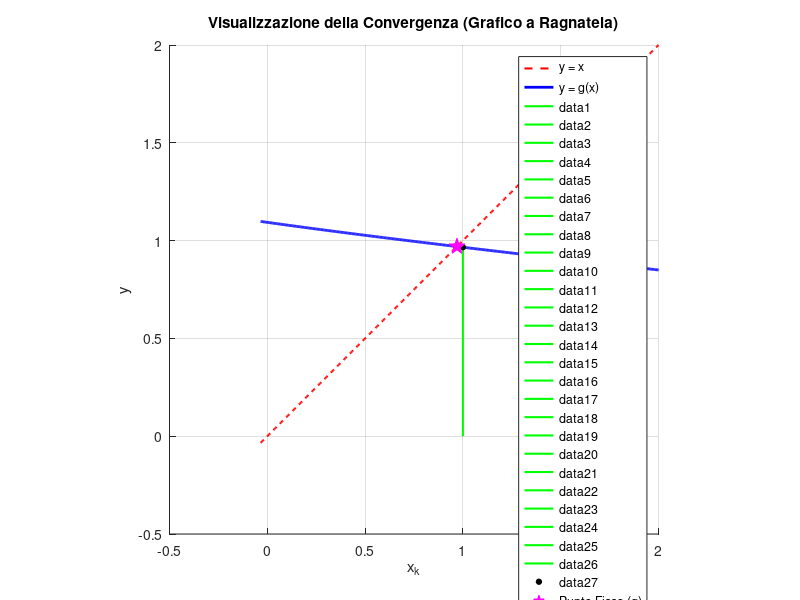

This chart was generated by the following MATLAB code:
% =========================================================================
% METODO DEL PUNTO FISSO CON GRAFICO A RAGNATELA (COBWEB PLOT)
% =========================================================================
clear; clc; close all;
format long; % Imposta la visualizzazione interna di MATLAB ad alta precisione

% 1. DEFINIZIONE DELLA FUNZIONE g(x)
g = @(x) nthroot(-log(x+2)+2, 3);

% 2. PARAMETRI DI INPUT
x0 = 1;           % Punto iniziale
tol = 1e-12;      % Tolleranza ad alta precisione
max_iter = 40;    % Numero massimo di iterazioni per il grafico

% 3. ALLOCAZIONE VETTORI PER MEMORIZZARE I PASSI
X = zeros(1, max_iter);
X(1) = x0;
iter = 0;
errore = Inf;

% =========================================================================
% 4. LOOP ITERATIVO (Sostituito con controllo di divergenza)
% =========================================================================
diverge = false; % Variabile bandiera (flag) per tracciare la divergenza

while (errore > tol) && (iter < max_iter-1)
    iter = iter + 1;
    prossimo_x = g(X(iter));
    
    % CONTROLLO DI SICUREZZA 1: Se il valore è Inf, NaN o sta esplodendo numericamente
    if isnan(prossimo_x) || isinf(prossimo_x) || abs(prossimo_x) > 1e10
        diverge = true;
        break; % Interrompe immediatamente il ciclo while
    end
    
    X(iter+1) = prossimo_x;
    
    % CONTROLLO DI SICUREZZA 2: se l'errore attuale è molto più grande 
    % del precedente, il metodo sta chiaramente scappando via (divergendo)
    nuovo_errore = abs(X(iter+1) - X(iter));
    if iter > 1 && nuovo_errore > errore * 10 
        diverge = true;
        errore = nuovo_errore;
        break;
    end
    
    errore = nuovo_errore;
end

% Tagliamo i vettori alle iterazioni effettivamente calcolate
X = X(1:iter+1);

% Stampa dei risultati nella Command Window (Mostra 12 cifre decimali)
fprintf('---------------------------------------------------\n');
if diverge
    warning('ATTENZIONE: Il metodo sta DIVERGENDO violentemente!');
    fprintf('Il calcolo è stato arrestato per evitare errori numerici alla iterazione %d.\n', iter);
elseif iter >= max_iter-1 && errore > tol
    warning('Il metodo non è giunto a convergenza nel numero massimo di iterazioni consentite.');
    fprintf('Ultimo valore calcolato: %1.12f (Errore rimasto: %1.2e)\n', X(end), errore);
else
    fprintf('Il metodo è CONVERSO con successo!\n');
    fprintf('Punto fisso trovato: %1.12f in %d iterazioni.\n', X(end), iter);
end
fprintf('---------------------------------------------------\n');

% =========================================================================
% 5. PARTE GRAFICA
% =========================================================================
figure('Name', 'Analisi di Convergenza - Punto Fisso', 'NumberTitle', 'off');
hold on; grid on;

% Definiamo un intervallo di assi appropriato intorno allo zero trovato
%xmin = max(min(X) - 1, -1.99);
xmin = max(min(X) - 1, -1.99); % Impedisce di andare sotto -2 (Condizioni di Esistenza)
xmax = max(X) + 1;
x_plot = linspace(xmin, xmax, 500);

% Disegno la bisettrice y = x (in rosso tratteggiato)
plot(x_plot, x_plot, 'r--', 'LineWidth', 1.5, 'DisplayName', 'y = x');

% Disegno la curva y = g(x) (in blu)
plot(x_plot, g(x_plot), 'b-', 'LineWidth', 2, 'DisplayName', 'y = g(x)');

% Disegno l'andamento iterativo (La Ragnatela)
for k = 1:iter
    % Segmento verticale: da (x_k, x_k) a (x_k, x_k+1) cioè su y=g(x)
    if k == 1
        plot([X(k), X(k)], [0, X(k+1)], 'g-', 'LineWidth', 1.5); 
    else
        plot([X(k), X(k)], [X(k), X(k+1)], 'g-', 'LineWidth', 1.5);
    end
    pause(0.3); % Pausa per vedere l'animazione del grafico!
    
    % Segmento orizzontale: da (x_k, x_k+1) a (x_k+1, x_k+1) cioè sulla bisettrice
    plot([X(k), X(k+1)], [X(k+1), X(k+1)], 'g-', 'LineWidth', 1.5);
    pause(0.3);
end

% Evidenzio i punti di scatto con dei pallini neri
plot(X(1:end-1), X(2:end), 'ko', 'MarkerFaceColor', 'k', 'MarkerSize', 4);

% Evidenzio il punto fisso finale con una stella magica
plot(X(end), X(end), 'mp', 'MarkerFaceColor', 'm', 'MarkerSize', 12, 'DisplayName', 'Punto Fisso (\alpha)');

% Abbellimenti del grafico
xlabel('x_k');
ylabel('y');
title('Visualizzazione della Convergenza (Grafico a Ragnatela)');
legend('Location', 'best');
axis square;
hold off;
